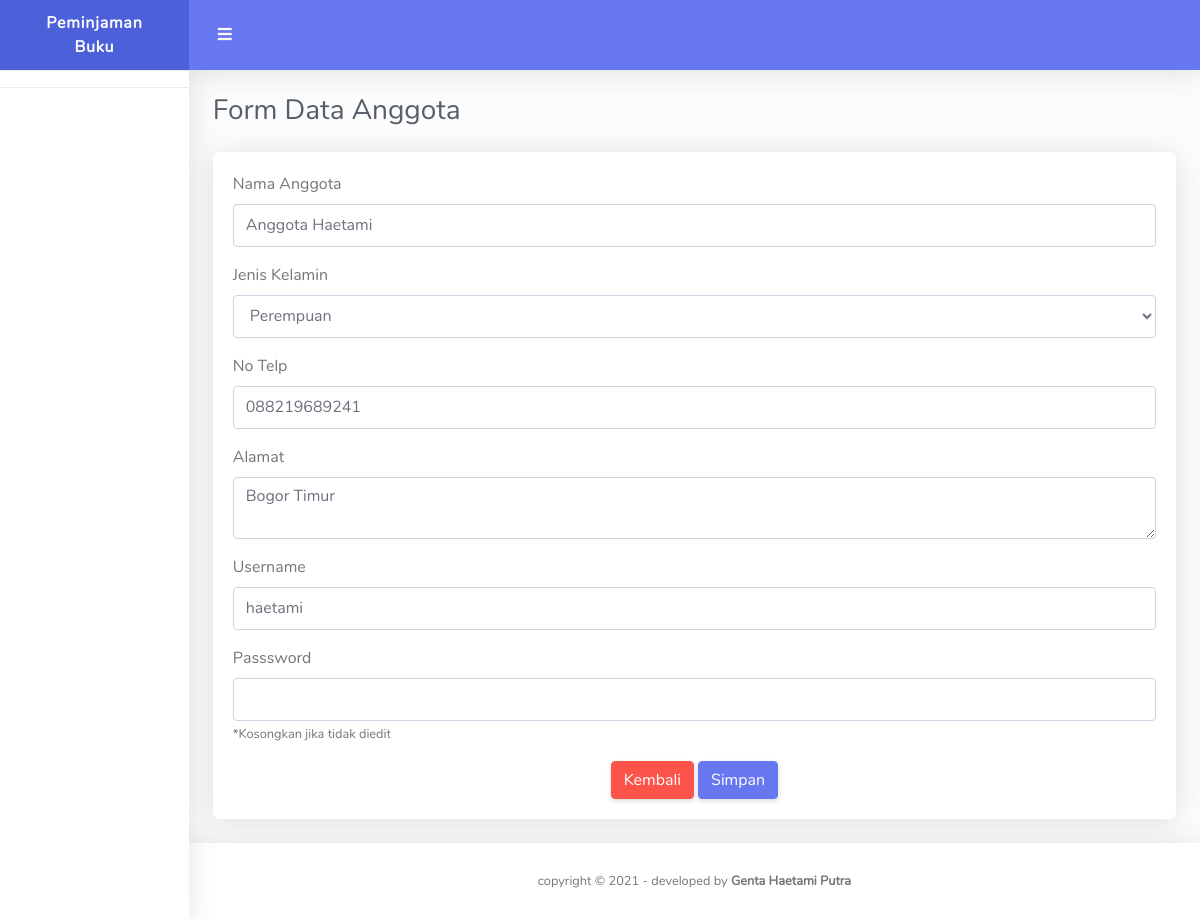
/anggota/edit/2, run on the app's committed database.
### tables this page shows
CREATE TABLE `anggota` (
  `id_anggota` int(3) NOT NULL,
  `nama_anggota` varchar(100) NOT NULL,
  `jk_anggota` varchar(20) NOT NULL,
  `notelp_anggota` varchar(20) NOT NULL,
  `alamat_anggota` varchar(100) NOT NULL,
  `username` varchar(100) NOT NULL,
  `password` varchar(100) NOT NULL
);

### application/controllers/Anggota.php (called while the page is built, shortened)
<?php
class Anggota extends CI_Controller {
	public function edit($id)
	{
		$data['view'] = 'anggota_form';
		$data['data'] = $this->db->get_where('anggota', array('id_anggota' => $id))->row();
		$this->load->view('template',$data);
	}
}

### index.php (called while the page is built, shortened)
<?php
require_once BASEPATH.'core/CodeIgniter.php';

### application/views/anggota_form.php (the view, shortened to what this page needs)
<div class="container-fluid" id="container-wrapper">
  <div class="d-sm-flex align-items-center justify-content-between mb-4">
    <h1 class="h3 mb-0 text-gray-800">Form Data Anggota</h1>
  </div>
  <div class="row">
    <div class="col-lg-12">
      <div class="card mb-4">
        <div class="card-body">
          <?php if ($this->uri->segment(2) == 'add') { ?>
          <form method="post" action="<?= site_url('anggota/insert') ?>">
            <div class="form-group">
              <label>Nama Anggota</label>
              <input name="nama_anggota" class="form-control" required="">
            </div>
            <div class="form-group">
              <label>Jenis Kelamin</label>
              <select name="jk_anggota" class="form-control">
                <option value="">Pilih Jenis Kelamin</option>
                <option value="Laki-laki">Laki-laki</option>
                <option value="Perempuan">Perempuan</option>
              </select>
            </div>
            <div class="form-group">
              <label>No Telp</label>
              <input name="notelp_anggota" class="form-control" required="">
            </div>
            <div class="form-group">
              <label>Alamat</label>
              <textarea name="alamat_anggota" class="form-control"></textarea>
            </div>
            <div class="form-group">
              <label>Username</label>
              <input name="username" class="form-control" required="">
            </div>
            <div class="form-group">
              <label>Passsword</label>
              <input name="password" class="form-control" type="password" required="">
            </div>
            <center>
              <a href="<?= site_url('anggota') ?>" class="btn btn-danger">Kembali</a>
              <button type="submit" class="btn btn-primary">Simpan</button>
            </center>
          </form>
          <?php }elseif ($this->uri->segment(2) == 'edit') { ?>
          <form method="post" action="<?= site_url('anggota/update/'.$data->id_anggota) ?>">
            <div class="form-group">
              <label>Nama Anggota</label>
              <input name="nama_anggota" class="form-control" required="" value="<?= $data->nama_anggota ?>">
            </div>
            <div class="form-group">
              <label>Jenis Kelamin</label>
              <select name="jk_anggota" class="form-control">
                <option value="Perempuan" <?= ($data->jk_anggota == 'Perempuan' ? 'selected' : '') ?>>Perempuan</option>
              </select>
            </div>
            <div class="form-group">
              <label>No Telp</label>
              <input name="notelp_anggota" class="form-control" required="" value="<?= $data->notelp_anggota ?>">
            </div>
            <div class="form-group">
              <label>Alamat</label>
              <textarea name="alamat_anggota" class="form-control"><?= $data->alamat_anggota ?></textarea>
            </div>
            <div class="form-group">
              <label>Username</label>
              <input name="username" class="form-control" required="" value="<?= $data->username ?>">
            </div>
            <div class="form-group">
              <label>Passsword</label>
              <input name="password" class="form-control" type="password">
              <small>*Kosongkan jika tidak diedit</small>
            </div>
            <center>
              <a href="<?= site_url('anggota') ?>" class="btn btn-danger">Kembali</a>
              <button type="submit" class="btn btn-primary">Simpan</button>
            </center>
          </form>
          <?php } ?>
        </div>
      </div>
    </div>
  </div>
</div>

### data on the page
anggota: nama_anggota "Anggota Haetami", jk_anggota "Perempuan", notelp_anggota "088219689241", alamat_anggota "Bogor Timur", username "haetami"
